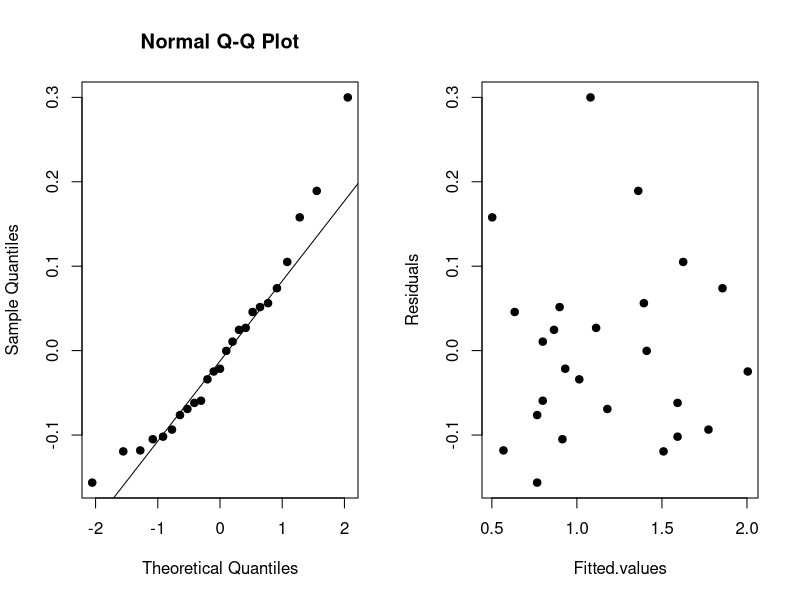

Here is the R script that generated this plot:
#### 6.2 
D <- data.frame(
  x1=c(0.58, 0.86, 0.29, 0.20, 0.56, 0.28, 0.08, 0.41, 0.22, 0.35,
       0.59, 0.22, 0.26, 0.12, 0.65, 0.70, 0.30, 0.70, 0.39, 0.72,
       0.45, 0.81, 0.04, 0.20, 0.95),
  x2=c(0.71, 0.13, 0.79, 0.20, 0.56, 0.92, 0.01, 0.60, 0.70, 0.73,
       0.13, 0.96, 0.27, 0.21, 0.88, 0.30, 0.15, 0.09, 0.17, 0.25,
       0.30, 0.32, 0.82, 0.98, 0.00),
  y=c(1.45, 1.93, 0.81, 0.61, 1.55, 0.95, 0.45, 1.14, 0.74, 0.98,
      1.41, 0.81, 0.89, 0.68, 1.39, 1.53, 0.91, 1.49, 1.38, 1.73,
      1.11, 1.68, 0.66, 0.69, 1.98)
)
### a
fit <- lm(y ~ x1 + x2, data=D)
summary(fit)

confint(fit)

### b
fit <- lm(y ~ x1, data=D)
summary(fit)

### c
par(mfrow=c(1,2))
qqnorm(fit$residuals, pch=19)
qqline(fit$residuals)
plot(fit$fitted.values, fit$residuals, pch=19,
     xlab="Fitted.values", ylab="Residuals")